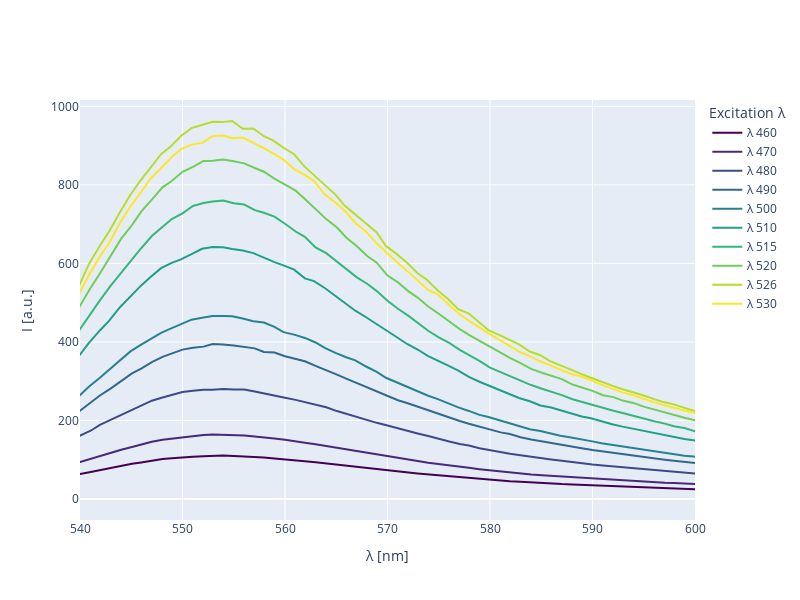

The code cell stored with this chart in its notebook:
### Code cell
fig = go.Figure()
colors = px.colors.sequential.Viridis[:len(LAMBDA_ECC)]
for g,i in enumerate(LAMBDA_ECC):
    λ = data[f'λ {i}'].dropna().values
    I = data[f'I {i}'].dropna().values
    # c = colors[i]
    fig.add_trace(go.Scatter(x=λ, y=I, mode='lines', name=f'λ {i}', line=dict(color=colors[g])))

fig.update_layout(
    #title='Spettro di emissione della rodamina B con diversi lambda eccitazione',
    xaxis_title='λ [nm]',
    yaxis_title='I [a.u.]',
    legend_title='Excitation λ',
    width = 800,
    height = 600, 
    xaxis=dict(range=[540, 600])
)

fig.write_html(dir_path + '/html/spettro_emissione_rodamina_eccitata_a_diverse_frequenze.html')
fig.write_image(dir_path + '/images/spettro_emissione_rodamina_eccitata_a_diverse_frequenze.png')
fig.show()
